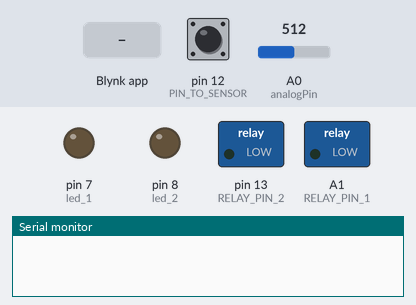
Bench run of a sketch on a simulated Arduino Uno, built with avr-gcc and run on an emulated ATmega328P. Shown: switched loads named in the sketch (green lamp = pin HIGH), output pins drawn as LEDs (lit = HIGH), the last lines printed to the serial monitor. Dashed ring = blinking. Inputs (shaded band) come from the test bench; at power-on: pin 12 (PIN_TO_SENSOR) LOW, A0 (analogPin) = 512. WiFi joins after 1.5 s; servers stay silent unless stated.

Above: at 3.0 s.
3.1 s: pin 12 (PIN_TO_SENSOR) driven HIGH
At 4.3 s:
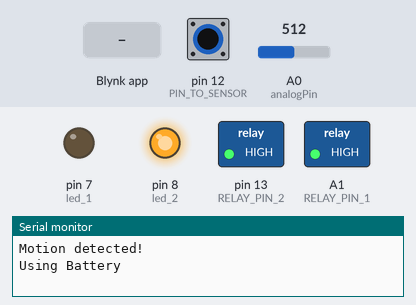
4.6 s: Blynk app writes 0 to V13
At 5.4 s:
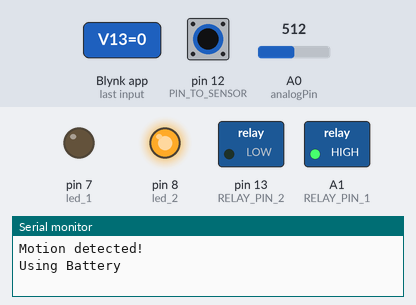
6.1 s: Blynk app writes 1 to V13
At 6.6 s:
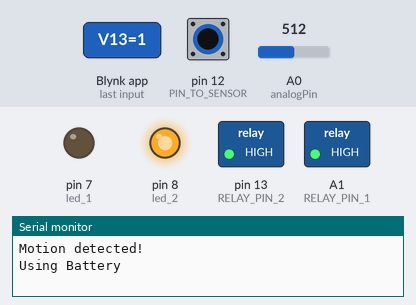
7.6 s: pin 12 (PIN_TO_SENSOR) driven LOW
At 8.8 s:
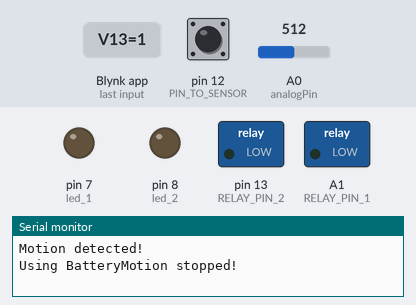
9.1 s: Blynk app writes 200 to V13
At 10.0 s:
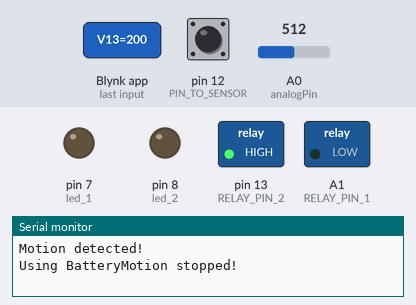
10.6 s: pin 12 (PIN_TO_SENSOR) pulsed HIGH 2 times (0.12 s each, 0.3 s apart)
At 10.66 s:
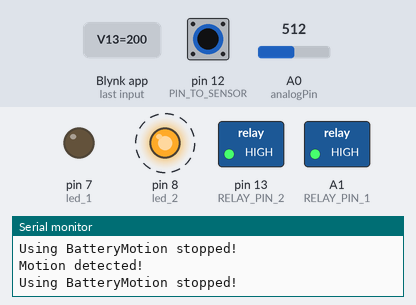
Timing chart, 0 to 13.6 s (numbered marks = the images above; inputs shaded):
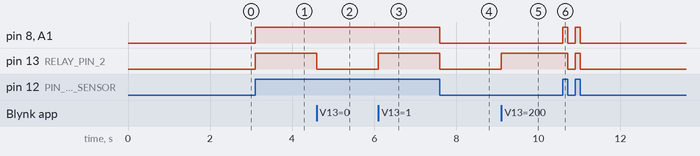

Measured:
- after the input at 3.1 s, pin 8 (led_2), pin 13 (RELAY_PIN_2), A1 (RELAY_PIN_1): LOW → HIGH at once
- after the input at 4.6 s, pin 13 (RELAY_PIN_2): HIGH → LOW at once
- after the input at 6.1 s, pin 13 (RELAY_PIN_2): LOW → HIGH at once
- after the input at 7.6 s, pin 8 (led_2), pin 13 (RELAY_PIN_2), A1 (RELAY_PIN_1): HIGH → LOW at once
- after the input at 9.1 s, pin 13 (RELAY_PIN_2): LOW → HIGH at once
- after the input at 10.6 s, pin 8 (led_2), A1 (RELAY_PIN_1): alternates HIGH for 0.12 s and LOW for 0.18 s, 4 changes in all, then stays LOW, starting at once; pin 13 (RELAY_PIN_2): HIGH → LOW after 0.12 s, → HIGH 0.18 s later, → LOW 0.12 s later

The sketch:

Final_Code.ino
```cpp
#define BLYNK_TEMPLATE_ID "TMPLvXLStkI_"
#define BLYNK_DEVICE_NAME "Lighting"
#define BLYNK_AUTH_TOKEN "tKFe3ZUn_-x9NiJiJAoCeiJVJaSizSoy"

#define BLYNK_PRINT Serial
#include <ESP8266_Lib.h>
#include <BlynkSimpleShieldEsp8266.h>

char auth[] = BLYNK_AUTH_TOKEN;
char ssid[] = "henrie.xo"; //hotspot name
char pass[] = "7175henriexo"; //hotspot password

#include <SoftwareSerial.h> //Software Serial on Uno
SoftwareSerial EspSerial(3, 2); // RX, TX pin

#define ESP8266_BAUD 9600 //ESP8266 baud rate

ESP8266 wifi(&EspSerial);

const int RELAY_PIN_1 = A1; //Relay Pin
const int RELAY_PIN_2 = 13;
const int analogPin = A0; //Battery Pin
int offset =20;
const int PIN_TO_SENSOR = 12;   // the pin that OUTPUT pin of sensor is connected to
const int led_1 = 7;
const int led_2 = 8;
int pinStateCurrent   = LOW; // current state of pin
int pinStatePrevious  = LOW; // previous state of pin
float analogValue;
float input_voltage;

BLYNK_WRITE(V13)
{
 int pinvalue=param.asInt();
 digitalWrite(13, pinvalue);
 }

void setup() {
  Serial.begin(115200);     // initialize serial
  EspSerial.begin(ESP8266_BAUD);
  delay(10);

  Blynk.begin(auth, wifi, ssid, pass, "blynk.cloud", 80);

  pinMode(PIN_TO_SENSOR, INPUT);
  pinMode(RELAY_PIN_1, OUTPUT);
  pinMode(RELAY_PIN_2, OUTPUT);
  pinMode(led_1, OUTPUT);
  pinMode(led_2, OUTPUT);
}

void loop() {
  Blynk.run();
  pinStatePrevious = pinStateCurrent; // store old state
  pinStateCurrent = digitalRead(PIN_TO_SENSOR);   // read new state
  int volt = analogRead(A0); //read the A0 pin value
  double voltage = map(volt,0,1023, 0, 2500) + offset;
  voltage /=100;
  if (pinStatePrevious == LOW && pinStateCurrent == HIGH) {   // pin state change: LOW -> HIGH
    Serial.println("Motion detected!");
    if (voltage > 12.3) {
      digitalWrite(RELAY_PIN_1, HIGH);
      Serial.print("Using Battery");
      digitalWrite(RELAY_PIN_2, HIGH);
      digitalWrite(led_2, HIGH);
      Blynk.logEvent ("motion_alert", "Living room lights are turned on!");
    }
    else {
      digitalWrite(RELAY_PIN_1, LOW);
      Serial.print("Using Power Supply");
      digitalWrite(RELAY_PIN_2, HIGH);
      digitalWrite(led_1, HIGH);
      Blynk.logEvent ("motion_alert", "Living room lights are turned on!");
    }
  }
  else
  if (pinStatePrevious == HIGH && pinStateCurrent == LOW) {   // pin state change: HIGH -> LOW
    Serial.println("Motion stopped!");
    digitalWrite(RELAY_PIN_1, LOW);
    digitalWrite(RELAY_PIN_2, LOW);
    digitalWrite(led_1, LOW);
    digitalWrite(led_2, LOW);
  }
}
```
